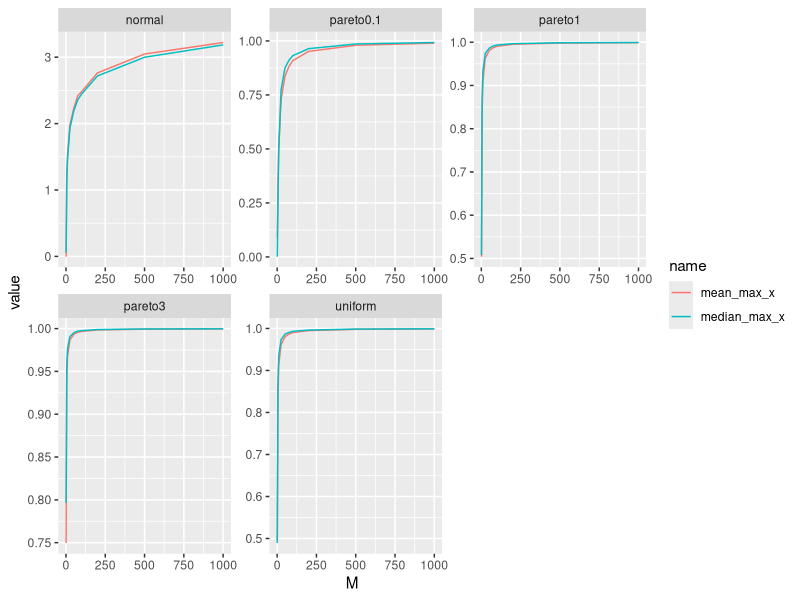
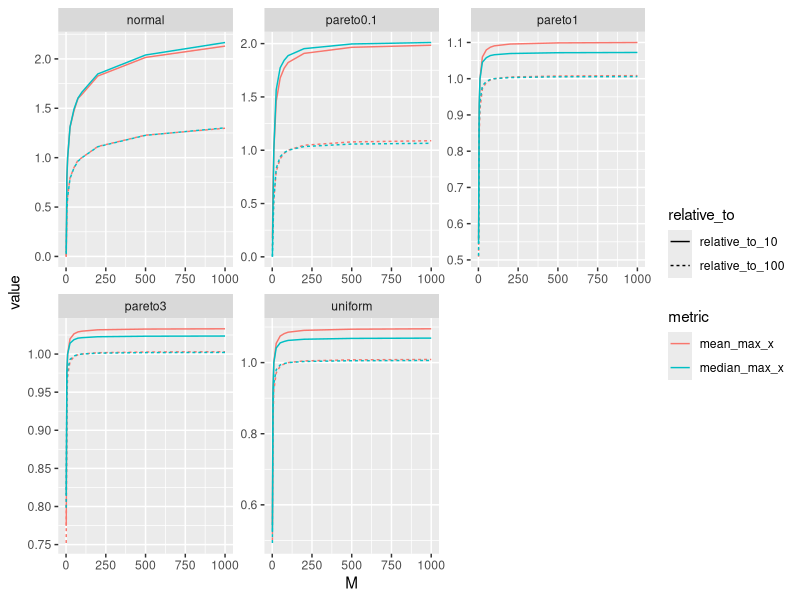

These figures' R source, in order:
#!/usr/bin/env Rscript

library(tidyverse)

rpareto <- function(n, shape, scale = 1) {
  scale * runif(n) ** (1 / shape)
}

sampling_functions <- tribble(
  ~distribution, ~sample_fun,
  "uniform", runif,
  "normal", rnorm,
  "pareto0.1", partial(rpareto, shape = 0.1),
  "pareto1", function(n) rpareto(n, 1),
  "pareto3", function(n) rpareto(n, 3)
)

results <- crossing(
  M = c(1, 5, 10, 25, 50, 75, 100, 200, 500, 1000),
  distribution = sampling_functions$distribution,
  iter = 1:1e3
) %>%
  left_join(sampling_functions, by = "distribution") %>%
  mutate(max_x = map2_dbl(sample_fun, M, ~ max(do.call(.x, list(.y)))))

summary <- results %>%
  group_by(M, distribution) %>%
  summarize(
    mean_max_x = mean(max_x),
    median_max_x = median(max_x),
    .groups = "drop"
  ) %>%
  pivot_longer(ends_with("max_x"))

summary %>%
  ggplot(aes(M, value, color = name)) +
  facet_wrap(vars(distribution), scales = "free") +
  geom_line()

summary %>%
  group_by(distribution, name) %>%
  mutate(
    relative_to_10 = value / value[M == 10],
    relative_to_100 = value / value[M == 100]
  ) %>%
  ungroup() %>%
  select(M, distribution, metric = name, starts_with("relative_to")) %>%
  pivot_longer(starts_with("relative_to"), names_to = "relative_to") %>%
  ggplot(aes(M, value, color = metric, linetype = relative_to)) +
  facet_wrap(vars(distribution), scales = "free") +
  geom_line()
